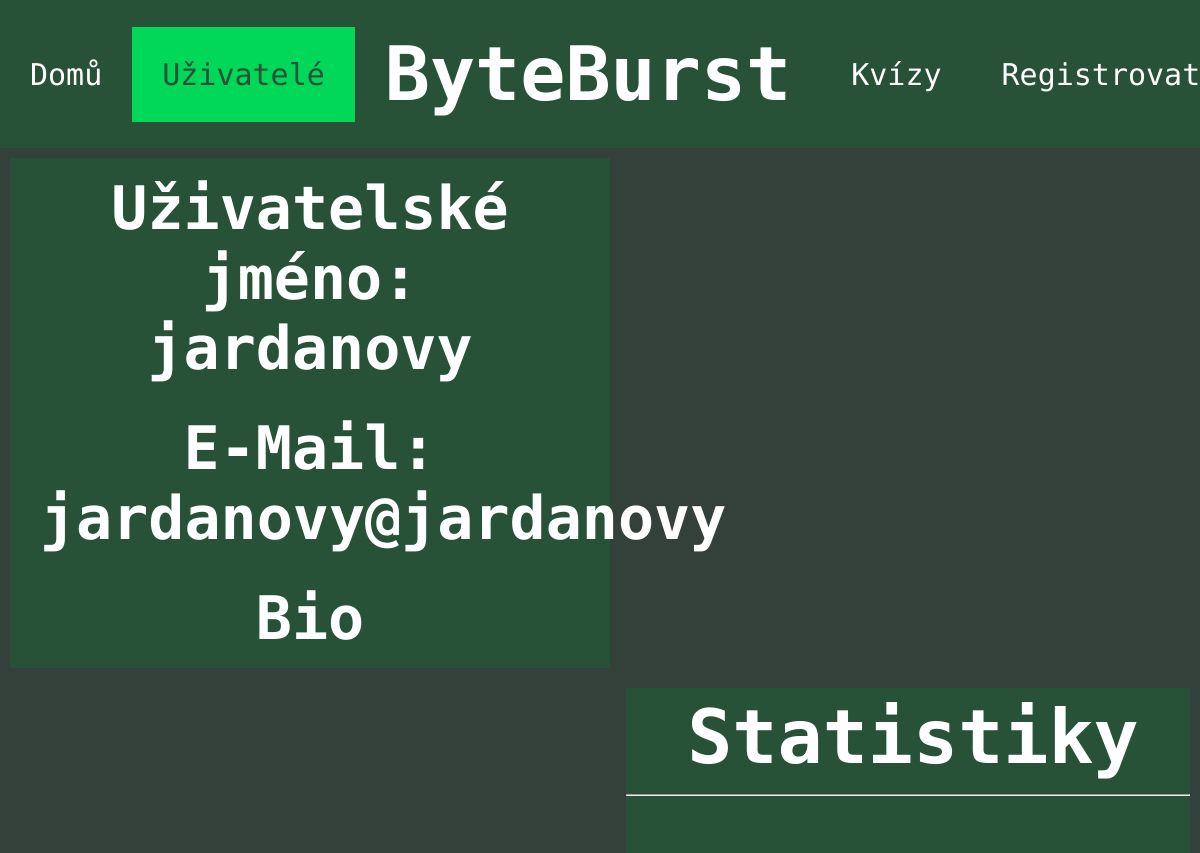
The page /users/34 (upper part) on the database as committed earlier.
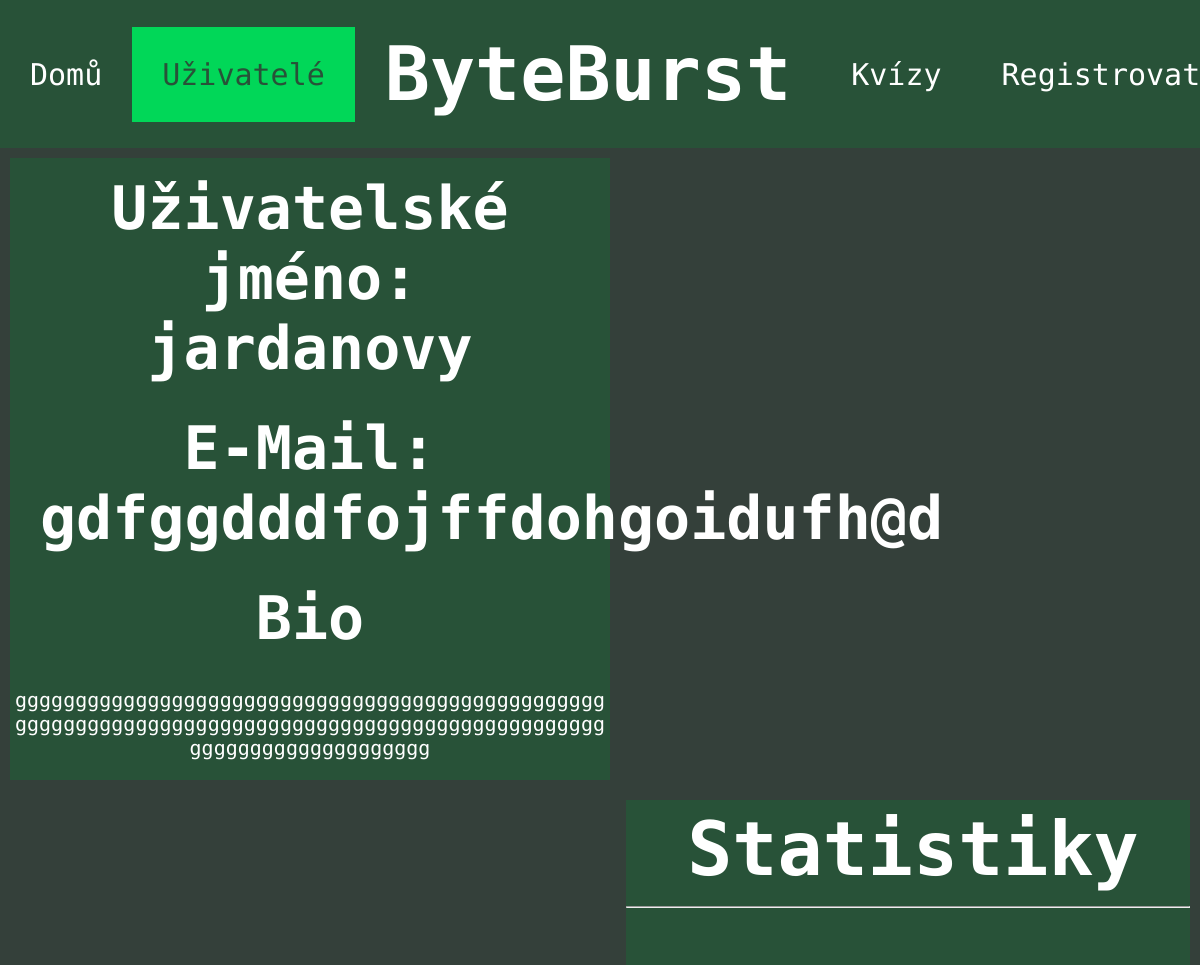
The same page on the database as committed later.
### tables this page shows
CREATE TABLE "user" (
	"id"	INTEGER,
	"username"	TEXT UNIQUE,
	"email"	TEXT UNIQUE,
	"password"	TEXT,
	"bio"	TEXT,
	"quiz_correct"	INTEGER DEFAULT 0,
	"quiz_absolved"	INTEGER DEFAULT 0,
	"is_admin"	INTEGER DEFAULT 0,
	"is_active"	INTEGER NOT NULL DEFAULT 1,
	PRIMARY KEY("id" AUTOINCREMENT)
);

### app.py (the view)
@app.route("/users/<user_id>") # route pro zobrazení konkrétního už. profilu
def user(user_id):
    cur, con=db_connect()
    cur.execute("SELECT is_admin, username, email, bio FROM user WHERE id=?", (user_id,)) # vybrání už. jména, e-mailu, bia, počtu správných odpovědí a absolvovaných kvízů z tabulky user v záznamech, kde se id rovná předanému parametru
    is_admin, username, email, bio=cur.fetchone() # spojení výsledku dotazu do stejnojmenných proměnných
    cur.execute("SELECT quiz_correct, quiz_absolved FROM statistics WHERE user_id=?", (user_id,)) #vybrání quiz_correct, quiz_absolved z tabulky statistics, kde user_id rovná proměnné user_id
    quiz_correct, quiz_absolved=cur.fetchone() #spojení výsledku dotazu do proměnných quiz_correct a quiz_absolved
    cur.execute("SELECT * FROM language_popularity WHERE user_id=?",(user_id,)) # vybrání všech atributů z tabulky language_popularity
    language_popularity_temporary=cur.fetchall() # spojení výsledku do dotazu language popularity
    cur.execute("SELECT name FROM category") # výběr jmen kategorií z tabulky category
    categories=cur.fetchall() # spojení výsledku dotazu do tabulky categories
    language_popularity={} # založení dictionary language_popularity
    for i in range (0, len(categories)): # založení for cyklu pro procházení jednotlivých dílčích kategorií
        language_popularity[categories[i]]=language_popularity_temporary[i][3] # nastavení hodnoty v language_popularity s klíčem categories[i], tedy dílčí kategorie, na hodnotu třetí hodnotu v i-tém listu v language_popularity_temporary
    language_popularity=sorted(language_popularity.items(), key=lambda x: x[1], reverse=True) # language_popularity.items přetvoří dictionary na list, ve kterém jsou další listy, které vždy obsahující dvojici klíč a k ní hodnota
    return render_template("pages/profil.html", active=2, username=username, email=email, bio=bio, quiz_correct=quiz_correct, quiz_absolved=quiz_absolved, language_popularity=language_popularity, is_admin=is_admin)

### app.py (called while the page is built)
def db_connect():
    con = sqlite3.connect("database.db") # připojení do databáze uložené v adresáři jako database.db
    cur = con.cursor() # vytvoření cursor pro interakci s databází
    return cur, con

### templates/pages/profil.html (shortened to what this page needs)
{% extends "layout/header.html" %}
{% block content %}
<div class="profile-left-section">
    <h2>Uživatelské jméno: {{ username }}</h2><br>
    <h2>E-Mail: {{ email }}</h2><br>
    <h2>Bio</h2><br>
        {% if bio %}
            <p style="overflow-wrap: break-word; ">{{ bio }}</p>
        {% endif %}
</div>
<div class="profile-right-section">
    <h1>Statistiky</h1>
    <hr>
</div>
{% endblock %}

Rows that differ between the two databases and show on the page:
changed user "jardanovy": email "jardanovy@jardanovy" → "gdfggdddfojffdohgoidufh@d"; bio (not shown) → "gggggggggggggggggggggggggggggggggggggggggggggggggggggggggggggggggggggggggggggggggggggggggggggggggggggggggggggggggggggg"
